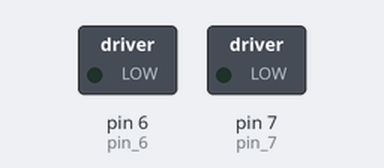
Simulated run of this sketch. Board: Arduino Uno, built with avr-gcc and run on an emulated ATmega328P. Parts: switched loads named in the sketch (green lamp = pin HIGH).

Above: at 0.5 s.
At 2.0 s:
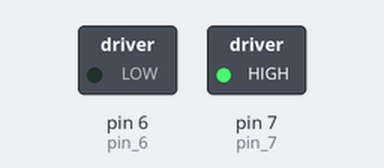
At 3.5 s:
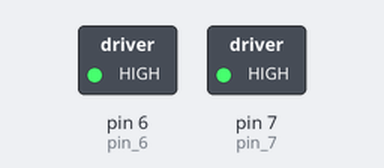
At 5.0 s:
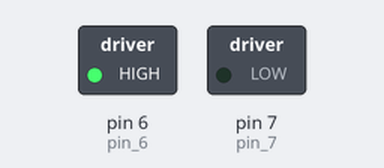
Timing chart, 0 to 7.8 s (numbered marks = the images above):
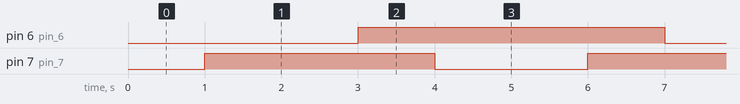

The sketch:

h-bridge.ino
```cpp
#define pin_6 6
#define pin_7 7

void setup() {
    pinMode(pin_6, OUTPUT);
    pinMode(pin_7, OUTPUT);
    Serial.begin(9600);
}

void loop() {
  String drc = Serial.readString();
  drive_motor("right", 150);
  delay(1000);
  drive_motor("left", 50);
}

void drive_motor(String direct, int speed) {
    if (direct == "right") {
        if (0 < speed <= 255) {
            analogWrite(pin_6, speed);
            digitalWrite(pin_6, 0);
            digitalWrite(pin_7, 1);

            delay(2000);

            analogWrite(pin_6, 0);
            analogWrite(pin_7, 0);
            digitalWrite(pin_6, 1);
            digitalWrite(pin_7, 1);
        } else {
            analogWrite(pin_6, 0);
            analogWrite(pin_7, 0);
            digitalWrite(pin_6, 1);
            digitalWrite(pin_7, 1);
        }
    } else if (direct == "left") {
        if (0 < speed <= 255) {
            analogWrite(pin_6, speed);
            digitalWrite(pin_6, 1);
            digitalWrite(pin_7, 0);

            delay(2000);

            analogWrite(pin_6, 0);
            analogWrite(pin_7, 0);
            digitalWrite(pin_6, 1);
            digitalWrite(pin_7, 1);
        } else {
            analogWrite(pin_6, 0);
            analogWrite(pin_7, 0);
            digitalWrite(pin_6, 1);
            digitalWrite(pin_7, 1);
        }
    }
}
```

Measured:
- by itself, pin 6 (pin_6): alternates HIGH for 4.0 s and LOW for 2.0 s
- by itself, pin 7 (pin_7): repeats every 6.0 s: LOW 2.0 s, HIGH 4.0 s
- by itself, everything shown: repeats every 6.0 s, in 4 steps
